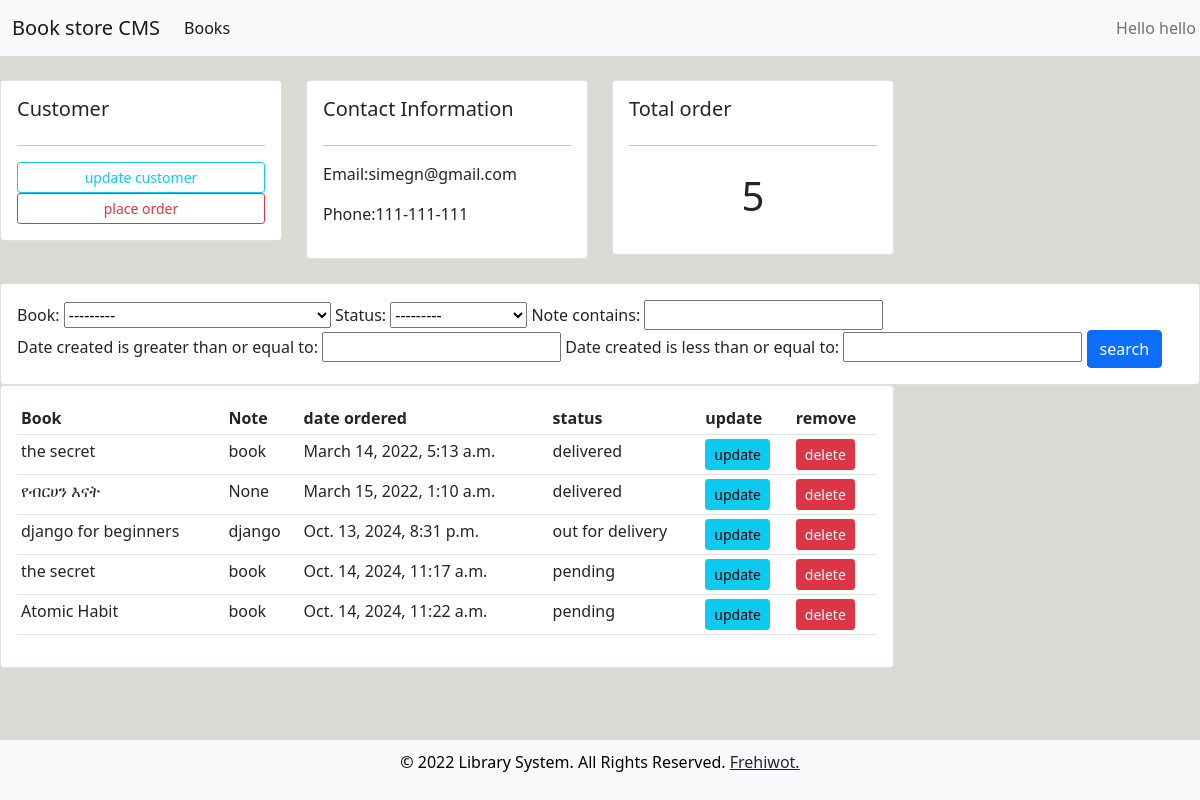
Page /customer/1/ (signed in) on the committed database.
### members/models.py (models this page shows, shortened)
class Customer(models.Model):
    user=models.OneToOneField(User,null=True, on_delete=models.CASCADE)
    name=models.CharField(max_length=200, null=True)
    profile=models.ImageField(default="pp1.PNG",null=True,blank=True)
    phone=models.CharField(max_length=20, null=True)
    email=models.CharField(max_length=200, null=True)
    date_created=models.DateTimeField(auto_now_add=True, null=True)

class Order(models.Model):
    STATUS=(
        ('pending','pending'),
        ('out for delivery','out for delivery'),
        ('delivered','delivered'),
    )
    customer=models.ForeignKey(Customer,null=True, on_delete=models.SET_NULL)
    book=models.ForeignKey(Book,null=True, on_delete=models.SET_NULL)
    date_created=models.DateTimeField(auto_now_add=True, null=True)
    status=models.CharField(max_length=200, null=True, choices=STATUS,default="pending")
    note=models.CharField(max_length=2000, null=True)

class Book(models.Model):
    CATEGORY=(
        ('fiction','fiction'),
        ('religious','religious'),
        ('computer science','computer science'),
        ('engineering','engineering'),
        ('pyscological','pyscological'),
    )
    title=models.CharField(max_length=200, null=True)
    author=models.CharField(max_length=200, null=True)
    price= models.FloatField(null=True)
    category=models.CharField(max_length=5000, null=True, choices=CATEGORY)
    description=models.TextField(max_length=200, null=True)
    date_created=models.DateTimeField(auto_now_add=True, null=True)
    def __str__(self):
        return self.title

### members/decoraters.py (the view)
        def wrapper_func(request,*args,**kwargs):
            group=None
            if request.user.groups.exists():
                group = request.user.groups.all()[0].name
            if group in allowed_roles:
                return view_func(request,*args,**kwargs)
            else:
                return HttpResponse('you are not authorized')

### members/decoraters.py (called while the page is built)
def allowed_users(allowed_roles=[]):
    def decorater(view_func):
        def wrapper_func(request,*args,**kwargs):
            group=None
            if request.user.groups.exists():
                group = request.user.groups.all()[0].name
            if group in allowed_roles:
                return view_func(request,*args,**kwargs)
            else:
                return HttpResponse('you are not authorized')
        return wrapper_func
    return decorater

### members/views.py (called while the page is built)
@login_required(login_url='login')
@allowed_users(allowed_roles=['admin'])
def customerPage(request,pk):
    customer=Customer.objects.get(id=pk)
    order=customer.order_set.all()
    order_count=order.count()
    myfilter=OrderFilter(request.GET, queryset=order)
    order=myfilter.qs
    context={'customer':customer,'order':order,'order_count':order_count, 'myfilter':myfilter}
    return render(request, 'customer.html',context)

### members/templates/customer.html
{% extends 'base.html' %}
{% block content %}
<br>
<div class="row">
    <div class="col-md-3">
        <div class="card card-body">
            <h5>Customer</h5>
            <hr>
            <a class="btn btn-outline-info btn-sm btn-block" href="">update customer</a>
            <a class="btn btn-outline-danger btn-sm btn-block" href="{% url 'create_order' customer.id %}">place order</a>
        </div>
    </div>
    <div class="col-md-3">
        <div class="card card-body">
            <h5>Contact Information</h5>
            <hr>
            <p>Email:{{customer.email}}</p>
            <p>Phone:{{customer.phone}}</p>
        </div>
    </div>
    <div class="col-md-3">
        <div class="card card-body">
            <h5>Total order</h5>
            <hr>
            <h1 style="text-align: center;padding: 10px;">{{order_count}}</h1>
        </div>
    </div>
</div>
<br>
<div class="row">
    <div class="col">
        <div class="card card-body">
            <form method="get">
                {{myfilter.form}}
                <button class="btn btn-primary" type="submit">search</button>
            </form>
        </div>
    </div>
</div>
<div class="row">
    <div class="col-md-9">
        <div class="card card-body">
            <table class="table table-sm">
                <tr>
                    <th>Book</th>
                    <th>Note</th>
                    <th>date ordered</th>
                    <th>status</th>
                    <th>update</th>
                    <th>remove</th>
                </tr>
                {% for order in order%}
                <tr>
                <td>{{order.book}}</td>
                <td>{{order.note}}</td>
                <td>{{order.date_created}}</td>
                <td>{{order.status}}</td>
                <td><a class="btn btn-sm btn-info" href="{% url 'update_order' order.id %}">update</a></td>
                <td><a class="btn btn-sm btn-danger" href="{% url 'delete_order' order.id %}">delete</a></td>
                </tr>
                {% endfor %}
            </table>
        </div>
    </div>
</div>
{% endblock %}

### members/templates/navbar.html (shortened to what this page needs)
{% load static %}
<head>
</head>
<nav class="navbar navbar-expand-lg navbar-light bg-light">
  <div class="container-fluid">
    {%if request.user.is_staff%}
    <a class="navbar-brand" href="{% url 'home' %}">Book store CMS</a>
    {% endif %}
    <div class="collapse navbar-collapse" id="navbarNav">
      {%if request.user.is_staff%}
      <ul class="navbar-nav">
        <li class="nav-item">
          <a class="nav-link active" href="{% url 'book' %}">Books</a>
        </li>
      </ul>
      {% endif %}
      <ul class="navbar-nav">
        <li class="nav-item dropdown" style="margin-left: 870px">
          <a
            class="nav-link dropdown-toggle"
            href="#"
            id="navbarDropdownMenuLink"
            role="button"
            data-bs-toggle="dropdown"
            aria-expanded="false"
          >
            Hello {{request.user}}
          </a>
        </li>
      </ul>
    </div>
  </div>
</nav>

### members/templates/base.html (style rules this page uses)
body { background-color: #d7dbd3; display: flex; flex-direction: column; min-height: 100vh; }
a { color: #ad92ad; }

### rows in the picture
Customer: email "simegn@gmail.com", phone "111-111-111"
Order: book "the secret", note "book", date_created "March 14, 2022, 5:13 a.m.", status "delivered"
Order: book "የብርሀን እናት", note "None", date_created "March 15, 2022, 1:10 a.m.", status "delivered"
Order: book "django for beginners", note "django", date_created "Oct. 13, 2024, 8:31 p.m.", status "out for delivery"
Order: book "the secret", note "book", date_created "Oct. 14, 2024, 11:17 a.m.", status "pending"
Order: book "Atomic Habit", note "book", date_created "Oct. 14, 2024, 11:22 a.m.", status "pending"

### other values in the picture
{{ request.user }} "hello"
{{ order_count }} "5"
